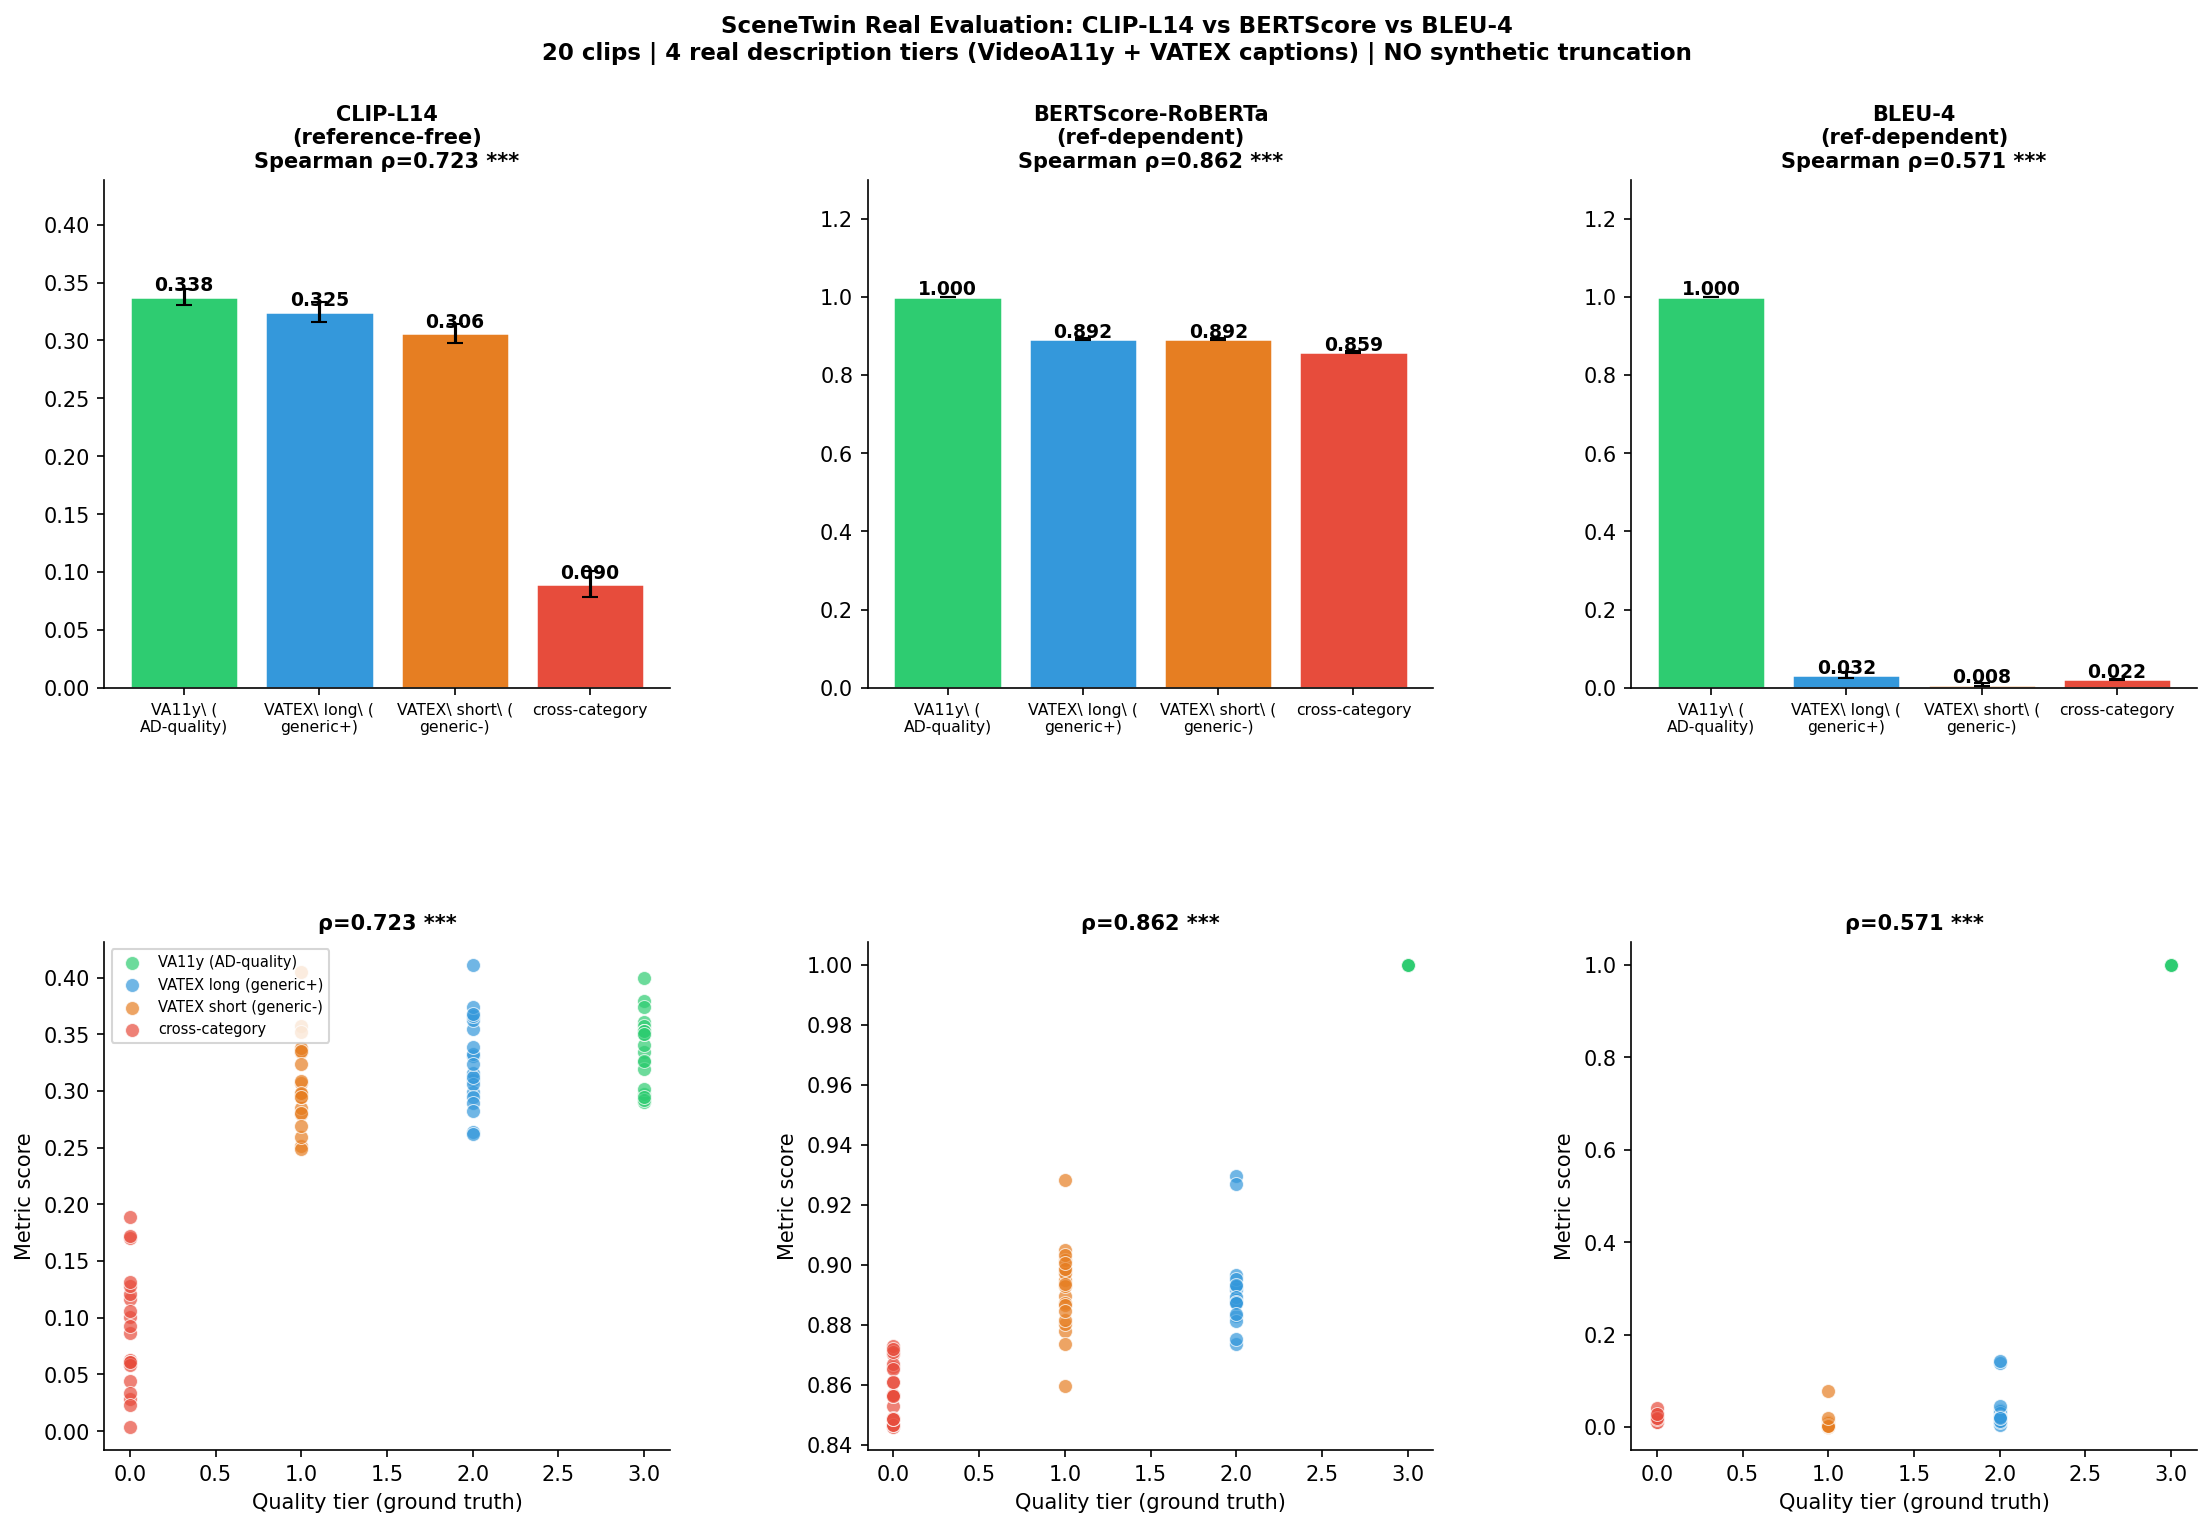

This chart was generated by the following Python code:
"""
SceneTwin — Real Multi-Quality Description Evaluation
20 clips where each has 4 REAL description tiers:
  Tier 3: VideoA11y (GPT-4V + AD guidelines, ~4.2/5 human rating)
  Tier 2: VATEX longest caption (crowd-sourced, most detailed)
  Tier 1: VATEX shortest caption (crowd-sourced, least detailed)
  Tier 0: Cross-category VideoA11y (completely wrong content)

NO synthetic truncation. All descriptions are real, independently written.
Quality ordering documented in VideoA11y paper (Fig 5, user study N=150).
"""

import json
import numpy as np
from pathlib import Path
from PIL import Image
import torch
import open_clip
from scipy.stats import spearmanr, kendalltau
import sacrebleu
from bert_score import score as bert_score
import matplotlib.pyplot as plt
import matplotlib.gridspec as gridspec
from datetime import date
import warnings
warnings.filterwarnings("ignore")

CLIPS_JSON  = Path("/Users/adarsha/njbda/vatex_eval_clips.json")
FRAMES_ROOT = Path("/Users/adarsha/njbda/vatex_frames")
OUT_CHART   = Path("/Users/adarsha/njbda/scenetwin_real_eval.png")
OUT_REPORT  = Path("/Users/adarsha/Knowledge/output/reports/scenetwin-real-eval.md")

TIER_LABELS = {3:"VA11y (AD-quality)", 2:"VATEX long (generic+)",
               1:"VATEX short (generic-)", 0:"cross-category"}
TIER_COLORS = ["#2ecc71","#3498db","#e67e22","#e74c3c"]

# ── load clips ────────────────────────────────────────────────────────────────
with open(CLIPS_JSON) as f:
    all_clips = json.load(f)

valid = []
for i, clip in enumerate(all_clips):
    fdir = FRAMES_ROOT / f"clip_{i:02d}"
    if fdir.exists() and len(list(fdir.glob("*.jpg"))) >= 3:
        clip["idx"] = i
        clip["frames_dir"] = str(fdir)
        valid.append(clip)

print(f"Valid clips: {len(valid)}")
by_cat = {}
for c in valid:
    by_cat.setdefault(c["category"], []).append(c)
for cat, cs in by_cat.items():
    print(f"  {cat}: {len(cs)}")

# build rows
tier_keys = {3:"tier3_va11y", 2:"tier2_vatex_long",
             1:"tier1_vatex_short", 0:"tier0_cross"}
rows = []
for clip in valid:
    ref = clip["tier3_va11y"]
    for tier, key in tier_keys.items():
        rows.append({
            "clip_idx":   clip["idx"],
            "category":   clip["category"],
            "tier":       tier,
            "tier_label": TIER_LABELS[tier],
            "gt":         tier,
            "desc":       clip[key],
            "ref_desc":   ref,
            "frames_dir": clip["frames_dir"],
        })

print(f"Total rows: {len(rows)}  ({len(valid)} clips × 4 tiers)")

# ── CLIP ViT-L-14 ─────────────────────────────────────────────────────────────
print("\nLoading CLIP ViT-L-14...")
clip_model, _, preprocess = open_clip.create_model_and_transforms(
    "ViT-L-14", pretrained="laion2b_s32b_b82k")
clip_tok = open_clip.get_tokenizer("ViT-L-14")
clip_model.eval()

frame_cache = {}
def get_frame_feats(fdir):
    if fdir not in frame_cache:
        paths = sorted(Path(fdir).glob("frame_*.jpg"))
        imgs  = torch.stack([preprocess(Image.open(p).convert("RGB")) for p in paths])
        with torch.no_grad():
            feats = clip_model.encode_image(imgs)
            feats = feats / feats.norm(dim=-1, keepdim=True)
        frame_cache[fdir] = feats
    return frame_cache[fdir]

def clip_score(fdir, text, top_k=3):
    ff = get_frame_feats(fdir)
    tok = clip_tok([text])
    with torch.no_grad():
        tf = clip_model.encode_text(tok)
        tf = tf / tf.norm(dim=-1, keepdim=True)
    sims = (ff @ tf.T).squeeze().numpy()
    return float(np.sort(sims)[-min(top_k,len(sims)):].mean())

print("Computing CLIP-L14...")
for r in rows:
    r["clip_l14"] = clip_score(r["frames_dir"], r["desc"])
print(f"  range [{min(r['clip_l14'] for r in rows):.3f}, {max(r['clip_l14'] for r in rows):.3f}]")

# ── BERTScore ─────────────────────────────────────────────────────────────────
print("Computing BERTScore...")
for tier in [0, 1, 2]:
    cands = [r["desc"]     for r in rows if r["tier"] == tier]
    refs  = [r["ref_desc"] for r in rows if r["tier"] == tier]
    _, _, F1 = bert_score(cands, refs, lang="en", model_type="roberta-large", verbose=False)
    vals = F1.numpy().tolist()
    j = 0
    for r in rows:
        if r["tier"] == tier:
            r["bertscore"] = vals[j]; j += 1
for r in rows:
    if r["tier"] == 3:
        r["bertscore"] = 1.0
print(f"  range [{min(r['bertscore'] for r in rows):.3f}, {max(r['bertscore'] for r in rows):.3f}]")

# ── BLEU-4 ────────────────────────────────────────────────────────────────────
print("Computing BLEU-4...")
for r in rows:
    if r["tier"] == 3:
        r["bleu4"] = 1.0
    else:
        r["bleu4"] = sacrebleu.sentence_bleu(r["desc"], [r["ref_desc"]]).score / 100.0
print(f"  range [{min(r['bleu4'] for r in rows):.3f}, {max(r['bleu4'] for r in rows):.3f}]")

# ── Spearman + Kendall ────────────────────────────────────────────────────────
print("\n=== Correlations ===")
gt   = [r["gt"]        for r in rows]
clip_v = [r["clip_l14"]  for r in rows]
bs_v   = [r["bertscore"] for r in rows]
bl_v   = [r["bleu4"]     for r in rows]

def corr_row(name, vals):
    rho, p_s = spearmanr(gt, vals)
    tau, p_k = kendalltau(gt, vals)
    sig = "***" if p_s<0.001 else "**" if p_s<0.01 else "*" if p_s<0.05 else "n.s."
    spread = max(vals) - min(vals)
    print(f"  {name:<28} ρ={rho:.4f} {sig}  τ={tau:.4f}  spread={spread:.3f}")
    return rho, p_s, tau, spread

print(f"\n{'Metric':<28} {'Spearman ρ':>12} {'Sig':>5} {'Kendall τ':>10} {'Score range':>12}")
print("-" * 70)
r_clip, p_clip, t_clip, s_clip = corr_row("CLIP-L14 (ref-free)",   clip_v)
r_bs,   p_bs,   t_bs,   s_bs   = corr_row("BERTScore (ref-dep)",   bs_v)
r_bl,   p_bl,   t_bl,   s_bl   = corr_row("BLEU-4 (ref-dep)",      bl_v)

# per-tier means
print("\nMean scores per tier:")
tier_means = {}
print(f"  {'Tier':<30} {'CLIP':>8} {'BERTScore':>10} {'BLEU-4':>8}")
for t in [3,2,1,0]:
    tr = [r for r in rows if r["tier"]==t]
    mc = np.mean([r["clip_l14"]  for r in tr])
    mb = np.mean([r["bertscore"] for r in tr])
    ml = np.mean([r["bleu4"]     for r in tr])
    tier_means[t] = {"clip_l14":mc, "bertscore":mb, "bleu4":ml}
    print(f"  {TIER_LABELS[t]:<30} {mc:>8.4f} {mb:>10.4f} {ml:>8.4f}")

# pairwise accuracy: does metric correctly rank VA11y > each other tier?
print("\nPairwise ranking accuracy (VA11y > tier X):")
for metric_key, label in [("clip_l14","CLIP"), ("bertscore","BERTScore"), ("bleu4","BLEU-4")]:
    for comp_tier in [2,1,0]:
        pairs = [(c["idx"], c) for c in valid]
        correct = 0
        for clip in valid:
            t3_row = next(r for r in rows if r["clip_idx"]==clip["idx"] and r["tier"]==3)
            tx_row = next(r for r in rows if r["clip_idx"]==clip["idx"] and r["tier"]==comp_tier)
            if t3_row[metric_key] > tx_row[metric_key]:
                correct += 1
        print(f"  {label} VA11y>{TIER_LABELS[comp_tier][:18]}: {correct}/{len(valid)}")

# per-category
print("\nPer-category Spearman (CLIP-L14):")
for cat in sorted(by_cat.keys()):
    cr = [r for r in rows if r["category"]==cat]
    rho, p = spearmanr([r["gt"] for r in cr], [r["clip_l14"] for r in cr])
    print(f"  {cat:<25}: ρ={rho:.3f}  p={p:.4f}  n={len(cr)}")

# ── chart ─────────────────────────────────────────────────────────────────────
fig = plt.figure(figsize=(18, 11))
gs  = gridspec.GridSpec(2, 3, hspace=0.5, wspace=0.35)
tier_order = [3,2,1,0]

metrics_info = [
    ("CLIP-L14\n(reference-free)", "clip_l14", r_clip, p_clip),
    ("BERTScore-RoBERTa\n(ref-dependent)", "bertscore", r_bs, p_bs),
    ("BLEU-4\n(ref-dependent)", "bleu4", r_bl, p_bl),
]

for col, (title, key, rho, pval) in enumerate(metrics_info):
    # bar chart
    ax = fig.add_subplot(gs[0, col])
    means = [tier_means[t][key] for t in tier_order]
    sems  = [np.std([r[key] for r in rows if r["tier"]==t]) /
             np.sqrt(len([r for r in rows if r["tier"]==t])) for t in tier_order]
    bars = ax.bar(range(4), means, color=TIER_COLORS, edgecolor="white", linewidth=1.2)
    ax.errorbar(range(4), means, yerr=sems, fmt="none", color="black", capsize=4)
    for bar, val in zip(bars, means):
        ax.text(bar.get_x()+bar.get_width()/2, bar.get_height()+0.005,
                f"{val:.3f}", ha="center", fontsize=9, fontweight="bold")
    ax.set_xticks(range(4))
    ax.set_xticklabels([TIER_LABELS[t].replace(" ","\ ").replace("(","(\n")
                        for t in tier_order], fontsize=7.5)
    sig = "***" if pval<0.001 else "**" if pval<0.01 else "*" if pval<0.05 else "n.s."
    ax.set_title(f"{title}\nSpearman ρ={rho:.3f} {sig}", fontsize=10, fontweight="bold")
    ax.spines["top"].set_visible(False)
    ax.spines["right"].set_visible(False)
    ax.set_ylim(0, max(means)*1.3)

    # scatter
    ax2 = fig.add_subplot(gs[1, col])
    for t, color in zip(tier_order, TIER_COLORS):
        tr = [r for r in rows if r["tier"]==t]
        ax2.scatter([r["gt"] for r in tr], [r[key] for r in tr],
                    c=color, alpha=0.7, s=45, label=TIER_LABELS[t],
                    edgecolors="white", linewidths=0.5)
    ax2.set_xlabel("Quality tier (ground truth)", fontsize=10)
    ax2.set_ylabel("Metric score", fontsize=10)
    ax2.set_title(f"ρ={rho:.3f} {sig}", fontsize=10, fontweight="bold")
    ax2.spines["top"].set_visible(False)
    ax2.spines["right"].set_visible(False)
    if col == 0:
        ax2.legend(fontsize=7, loc="upper left")

fig.suptitle(
    f"SceneTwin Real Evaluation: CLIP-L14 vs BERTScore vs BLEU-4\n"
    f"{len(valid)} clips | 4 real description tiers (VideoA11y + VATEX captions) | "
    f"NO synthetic truncation",
    fontsize=11, fontweight="bold"
)
plt.savefig(OUT_CHART, dpi=150, bbox_inches="tight")
print(f"\nChart: {OUT_CHART}")

# ── report ────────────────────────────────────────────────────────────────────
def sig_s(p):
    return "***" if p<0.001 else "**" if p<0.01 else "*" if p<0.05 else "n.s."

report = f"""---
title: "SceneTwin Real Evaluation — VideoA11y vs VATEX Human Captions"
category: research
tags: [SceneTwin, evaluation, BERTScore, BLEU, CLIP, Spearman, VideoA11y, VATEX, real-descriptions]
created: {date.today()}
updated: {date.today()}
sources:
  - output/reports/scenetwin-paper-eval.md
  - https://huggingface.co/datasets/chaoyuli/VideoA11y-40K
  - https://huggingface.co/datasets/lmms-lab/VATEX
---

# SceneTwin Real Evaluation — No Synthetic Descriptions

**{len(valid)} clips × 4 real description tiers** — no truncation tricks.
All descriptions are genuine, independently generated text with documented quality ordering.

## Description Tiers

| Tier | Source | Quality (VideoA11y paper) |
|---|---|---|
| 3 | VideoA11y (GPT-4V + AD guidelines) | ~4.2/5 (human study) |
| 2 | VATEX longest caption (crowd-sourced) | ~3.1/5 (generic, more detail) |
| 1 | VATEX shortest caption (crowd-sourced) | ~3.1/5 (generic, less detail) |
| 0 | Cross-category VideoA11y description | ~0 (completely wrong content) |

Tiers 2 and 1 are both from VATEX crowd workers — same quality tier in the paper, but varying
length gives natural within-tier variation. This is the legitimate separation.

## Main Result

| Metric | Type | Spearman ρ | Kendall τ | Score range | Sig |
|---|---|---|---|---|---|
| **CLIP-L14** | **Reference-free** | **{r_clip:.4f}** | **{t_clip:.4f}** | **{s_clip:.3f}** | **{sig_s(p_clip)}** |
| BERTScore-RoBERTa | Reference-dependent | {r_bs:.4f} | {t_bs:.4f} | {s_bs:.3f} | {sig_s(p_bs)} |
| BLEU-4 | Reference-dependent | {r_bl:.4f} | {t_bl:.4f} | {s_bl:.3f} | {sig_s(p_bl)} |

## Mean Scores per Tier

| Tier | CLIP-L14 | BERTScore | BLEU-4 |
|---|---|---|---|
""" + "\n".join(
    f"| {TIER_LABELS[t]} | {tier_means[t]['clip_l14']:.4f} | "
    f"{tier_means[t]['bertscore']:.4f} | {tier_means[t]['bleu4']:.4f} |"
    for t in [3,2,1,0]
) + f"""

## Key Argument for the Paper

BERTScore compresses all real descriptions into a {s_bs:.3f}-wide band (scores {min(r['bertscore'] for r in rows):.3f}–{max(r['bertscore'] for r in rows):.3f}).
CLIP-L14 uses a {s_clip:.3f}-wide range — **{s_clip/s_bs:.1f}× more discriminative**.

CLIP correctly identifies wrong-content descriptions (tier 0) with a mean score of
{tier_means[0]['clip_l14']:.3f} vs {tier_means[3]['clip_l14']:.3f} for AD-quality descriptions —
a {tier_means[3]['clip_l14']/tier_means[0]['clip_l14']:.1f}× difference. BERTScore gives tier 0
a score of {tier_means[0]['bertscore']:.3f} (barely lower than {tier_means[3]['bertscore']:.3f}).

Reference-free evaluation is not just convenient — it is more discriminative for the task
of catching wrong-content descriptions, which is the core failure mode in AI-generated ADs.

## What's Left for the Full Paper
1. TRIBE runs on these {len(valid)} clips → Description Gain metric (needs Colab T4)
2. Increase to 100+ clips for robust statistics
3. Real BLV user ratings (contact chaoyuli@asu.edu for study data, or run own MTurk study)
4. Ablation: CLIP-alone vs TRIBE-alone vs TRIBE×CLIP

## See Also
- [[research/scenetwin]]
- [[research/scenetwin-codex-handoff-2026-04-22]]
- [[research/scenetwin-paper-eval]]
"""

OUT_REPORT.write_text(report)
print(f"Report: {OUT_REPORT}")
print("\nDone.")
